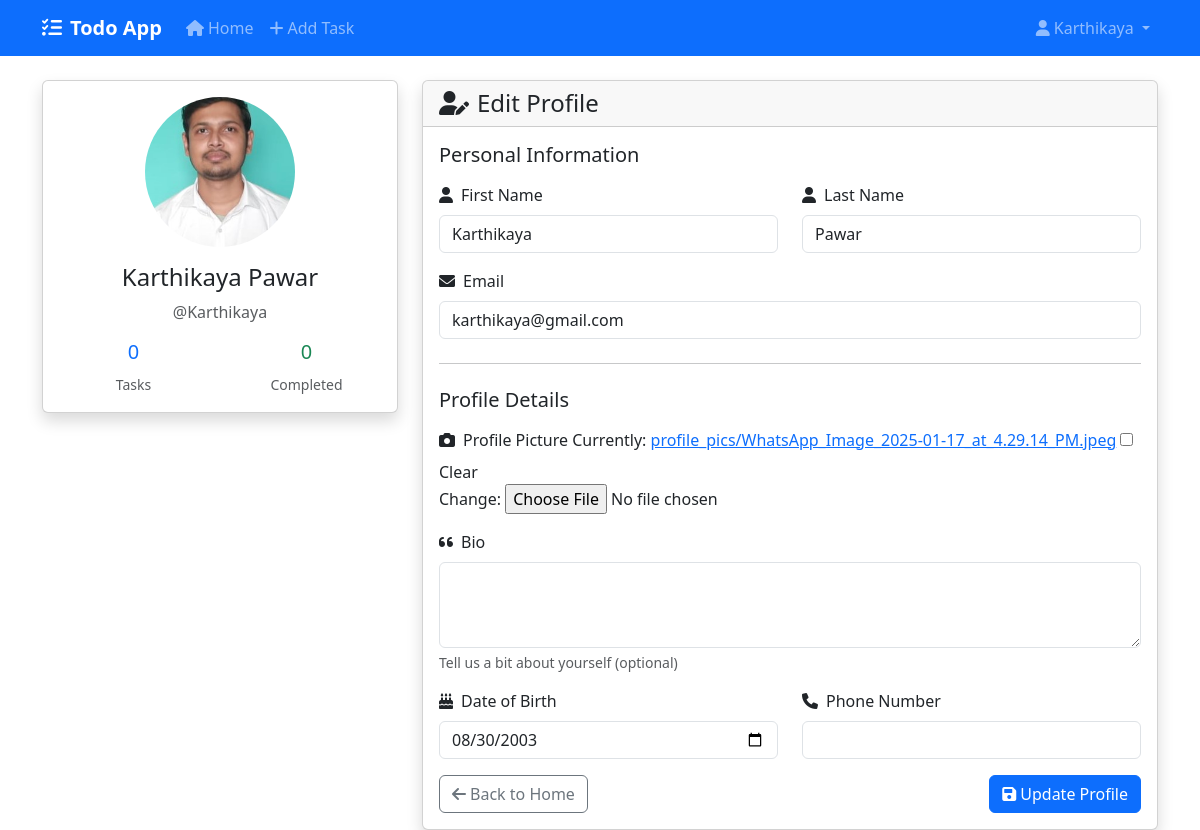
/profile/ (signed in), run on the app's committed database.
### tasks/models.py (models this page shows, shortened)
class UserProfile(models.Model):
    user = models.OneToOneField(User, on_delete=models.CASCADE)
    bio = models.TextField(max_length=500, blank=True)
    profile_picture = models.ImageField(upload_to='profile_pics/', blank=True, null=True)
    date_of_birth = models.DateField(blank=True, null=True)
    phone_number = models.CharField(max_length=15, blank=True)

### tasks/views.py (the view)
# urls.py: path('profile/', views.profile_view, name='profile'),
@login_required
def profile_view(request):
    user_profile, created = UserProfile.objects.get_or_create(user=request.user)
    if request.method == 'POST':
        user_form = UserUpdateForm(request.POST, instance=request.user)
        profile_form = UserProfileForm(request.POST, request.FILES, instance=user_profile)
        if user_form.is_valid() and profile_form.is_valid():
            user_form.save()
            profile_form.save()
            messages.success(request, 'Profile updated successfully!')
            return redirect('profile')
    else:
        user_form = UserUpdateForm(instance=request.user)
        profile_form = UserProfileForm(instance=user_profile)
    context = {
        'user_form': user_form,
        'profile_form': profile_form,
        'user_profile': user_profile,
        'completed_tasks_count': request.user.tasks.filter(is_completed=True).count(),
    }
    return render(request, 'tasks/profile.html', context)

### tasks/forms.py
class UserUpdateForm(forms.ModelForm):
    class Meta:
        model = User
        fields = ['first_name', 'last_name', 'email']
        widgets = {
            'first_name': forms.TextInput(attrs={'class': 'form-control'}),
            'last_name': forms.TextInput(attrs={'class': 'form-control'}),
            'email': forms.EmailInput(attrs={'class': 'form-control'}),
        }

class UserProfileForm(forms.ModelForm):
    class Meta:
        model = UserProfile
        fields = ['bio', 'profile_picture', 'date_of_birth', 'phone_number']
        widgets = {
            'bio': forms.Textarea(attrs={'class': 'form-control', 'rows': 3}),
            'date_of_birth': forms.DateInput(attrs={'class': 'form-control', 'type': 'date'}),
            'phone_number': forms.TextInput(attrs={'class': 'form-control'}),
        }

### tasks/templates/tasks/profile.html (shortened to what this page needs)
{% extends 'tasks/base.html' %}
{% block content %}
<div class="row">
    <div class="col-md-4 mb-4">
        <div class="card shadow">
            <div class="card-body text-center">
                {% if user_profile.profile_picture %}
                    <img src="{{ user_profile.profile_picture.url }}" alt="Profile Picture"
                         class="rounded-circle mb-3" style="width: 150px; height: 150px; object-fit: cover;">
                {% else %}
                    <div class="bg-light rounded-circle d-inline-flex align-items-center justify-content-center mb-3"
                         style="width: 150px; height: 150px;">
                        <i class="fas fa-user fa-4x text-muted"></i>
                    </div>
                {% endif %}
                <h4>{{ user.get_full_name|default:user.username }}</h4>
                <p class="text-muted">@{{ user.username }}</p>
                <div class="row text-center mt-3">
                    <div class="col-6">
                        <h5 class="text-primary">{{ user.tasks.count }}</h5>
                        <small class="text-muted">Tasks</small>
                    </div>
                    <div class="col-6">
                        <h5 class="text-success">{{ completed_tasks_count }}</h5>
                        <small class="text-muted">Completed</small>
                    </div>
                </div>
            </div>
        </div>
    </div>
    <div class="col-md-8">
        <div class="card shadow">
            <div class="card-header">
                <h4 class="card-title mb-0">
                    <i class="fas fa-user-edit me-2"></i>Edit Profile
                </h4>
            </div>
            <div class="card-body">
                <form method="post" enctype="multipart/form-data">
                    <h5 class="mb-3">Personal Information</h5>
                    <div class="row">
                        <div class="col-md-6 mb-3">
                            <label for="{{ user_form.first_name.id_for_label }}" class="form-label">
                                <i class="fas fa-user me-2"></i>First Name
                            </label>
                            {{ user_form.first_name }}
                        </div>
                        <div class="col-md-6 mb-3">
                            <label for="{{ user_form.last_name.id_for_label }}" class="form-label">
                                <i class="fas fa-user me-2"></i>Last Name
                            </label>
                            {{ user_form.last_name }}
                        </div>
                    </div>
                    <div class="mb-3">
                        <label for="{{ user_form.email.id_for_label }}" class="form-label">
                            <i class="fas fa-envelope me-2"></i>Email
                        </label>
                        {{ user_form.email }}
                    </div>
                    <hr class="my-4">
                    <h5 class="mb-3">Profile Details</h5>
                    <div class="mb-3">
                        <label for="{{ profile_form.profile_picture.id_for_label }}" class="form-label">
                            <i class="fas fa-camera me-2"></i>Profile Picture
                        </label>
                        {{ profile_form.profile_picture }}
                    </div>
                    <div class="mb-3">
                        <label for="{{ profile_form.bio.id_for_label }}" class="form-label">
                            <i class="fas fa-quote-left me-2"></i>Bio
                        </label>
                        {{ profile_form.bio }}
                        <div class="form-text">Tell us a bit about yourself (optional)</div>
                    </div>
                    <div class="row">
                        <div class="col-md-6 mb-3">
                            <label for="{{ profile_form.date_of_birth.id_for_label }}" class="form-label">
                                <i class="fas fa-birthday-cake me-2"></i>Date of Birth
                            </label>
                            {{ profile_form.date_of_birth }}
                        </div>
                        <div class="col-md-6 mb-3">
                            <label for="{{ profile_form.phone_number.id_for_label }}" class="form-label">
                                <i class="fas fa-phone me-2"></i>Phone Number
                            </label>
                            {{ profile_form.phone_number }}
                        </div>
                    </div>
                    <div class="d-flex justify-content-between">
                        <a href="{% url 'home' %}" class="btn btn-outline-secondary">
                            <i class="fas fa-arrow-left me-1"></i>Back to Home
                        </a>
                        <button type="submit" class="btn btn-primary">
                            <i class="fas fa-save me-1"></i>Update Profile
                        </button>
                    </div>
                </form>
            </div>
        </div>
    </div>
</div>
{% endblock %}

### tasks/templates/tasks/base.html (shortened to what this page needs)
<!DOCTYPE html>
<html lang="en">
<head>
    <link href="https://cdn.jsdelivr.net/npm/bootstrap@5.3.0/dist/css/bootstrap.min.css" rel="stylesheet">
    <link href="https://cdnjs.cloudflare.com/ajax/libs/font-awesome/6.0.0/css/all.min.css" rel="stylesheet">
</head>
<body>
    {% if user.is_authenticated %}
    <nav class="navbar navbar-expand-lg navbar-dark bg-primary">
        <div class="container">
            <a class="navbar-brand" href="{% url 'home' %}">
                <i class="fas fa-tasks me-2"></i>Todo App
            </a>
            <div class="collapse navbar-collapse" id="navbarNav">
                <ul class="navbar-nav me-auto">
                    <li class="nav-item">
                        <a class="nav-link" href="{% url 'home' %}">
                            <i class="fas fa-home me-1"></i>Home
                        </a>
                    </li>
                    <li class="nav-item">
                        <a class="nav-link" href="{% url 'add_task' %}">
                            <i class="fas fa-plus me-1"></i>Add Task
                        </a>
                    </li>
                </ul>
                <ul class="navbar-nav">
                    <li class="nav-item dropdown">
                        <a class="nav-link dropdown-toggle" href="#" id="navbarDropdown" role="button" data-bs-toggle="dropdown">
                            <i class="fas fa-user me-1"></i>{{ user.first_name|default:user.username }}
                        </a>
                    </li>
                </ul>
            </div>
        </div>
    </nav>
    {% endif %}
    <div class="container mt-4">
        {% block content %}
        {% endblock %}
    </div>
</body>
</html>

### tasks/templates/tasks/base.html (style rules this page uses)
.navbar-brand { font-weight: bold; }

### data on the page
UserProfile: profile_picture (picture), date_of_birth "08/30/2003"

### other printed values
{{ user.first_name|default:user.username }} "Karthikaya"
{{ user.get_full_name|default:user.username }} "Karthikaya Pawar"
{{ user.username }} "Karthikaya"
{{ user.tasks.count }} "0"
{{ completed_tasks_count }} "0"
